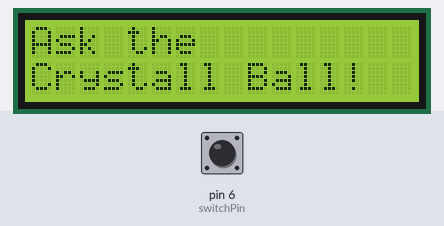
Recording of a sketch running on a simulated Arduino Uno, built with avr-gcc and run on an emulated ATmega328P. Parts: 16×2 character LCD. The test bench sets the inputs (shaded band); at power-on: pin 6 (switchPin) LOW. Random numbers use the default seed unless the sketch sets one.

Above: at 1.2 s.
1.3 s: pin 6 (switchPin) pulled HIGH for 0.15 s
At 1.8 s:
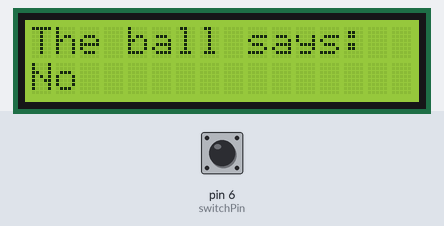
2.9 s: pin 6 (switchPin) pulled HIGH for 1 s
At 4.3 s:
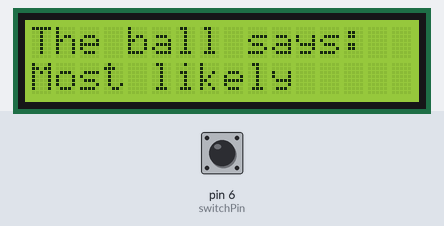
5.4 s: pin 6 (switchPin) pulsed HIGH 5 times (0.12 s each, 0.3 s apart)
At 6.9 s:
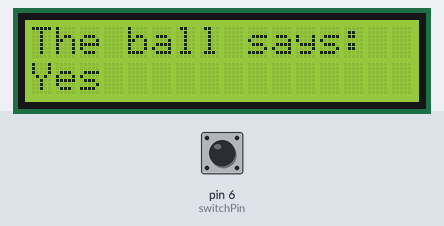
8.4 s: pin 6 (switchPin) pulled HIGH for 0.15 s
At 9.6 s:
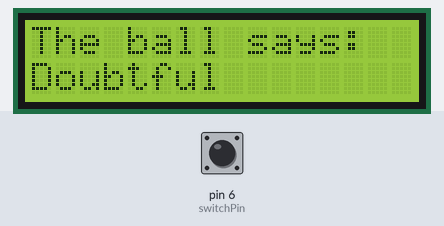
10.0 s: pin 6 (switchPin) pulled HIGH for 3.2 s
At 13.8 s:
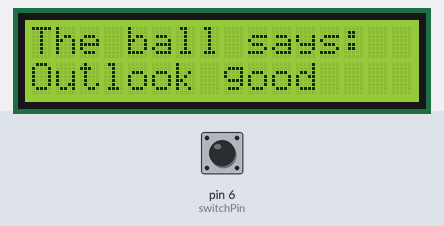
14.7 s: pin 6 (switchPin) pulled HIGH for 0.15 s
At 15.6 s:
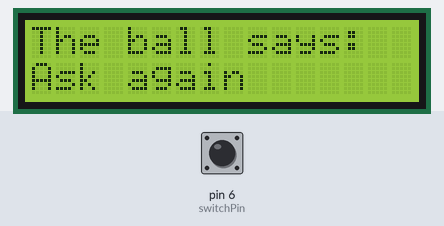
Timing chart, 0 to 17.3 s (numbered marks = the images above; inputs shaded):
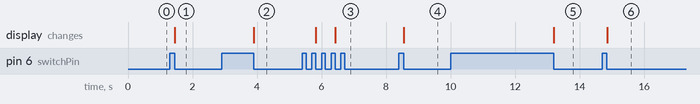

Measured:
- after the input at 1.3 s, the display: changes after 0.15 s (image 1)
- after the input at 2.9 s, the display: changes after 1.0 s (image 2)
- after the input at 5.4 s, the display: first changes after 0.43 s (image 3 shows a later state)
- after the input at 8.4 s, the display: changes after 0.16 s (image 4)
- after the input at 10.0 s, the display: changes after 3.2 s (image 5)
- after the input at 14.7 s, the display: changes after 0.16 s (image 6)

The sketch:

project11_crystal-ball.ino
```cpp
// Set up the LiquidCrystal
#include <LiquidCrystal.h>
LiquidCrystal lcd(12, 11, 5, 4, 3, 2);

// Set constants and variables
const int switchPin = 6;
int switchState = 0;
int prevSwitchState = 0;
int reply;

void setup() {
  // Print your first line
  lcd.begin(16, 2); // Start the LCD library and tell it how large the screen is
  pinMode(switchPin, INPUT); // Set up the switch pin as an input
  lcd.print("Ask the");
  lcd.setCursor(0, 1); // Move cursor the cursor to proper place: first column second line
  lcd.print("Crystall Ball!");
}

void loop() {
  // Check the switch first and put value in variable
  switchState = digitalRead(switchPin);

  // Choose a random answer
  if (switchState != prevSwitchState) { // Determine if the switch is in a different state than it was previously
    if (switchState == LOW) { // If different than previous and state is LOW, then produce random number
      reply = random(8);  // 8 different numbers so random pulls from 0-7
      lcd.clear(); // Clear screen
      lcd.setCursor(0, 0); // Move cursor back to first row and first column
      lcd.print("The ball says:");
      lcd.setCursor(0, 1); // Move cursor to output

      // Predict the future
      switch(reply){
        case 0:
        lcd.print("Yes");
        break;
        case 1:
        lcd.print("Most likely");
        break;
        case 2:
        lcd.print("Certainly");
        break;
        case 3:
        lcd.print("Outlook good");
        break;
        case 4:
        lcd.print("Unsure");
        break;
        case 5:
        lcd.print("Ask again");
        break;
        case 6:
        lcd.print("Doubtful");
        break;
        case 7:
        lcd.print("No");
        break;
      }
    }
  }
  prevSwitchState = switchState;
}
```
